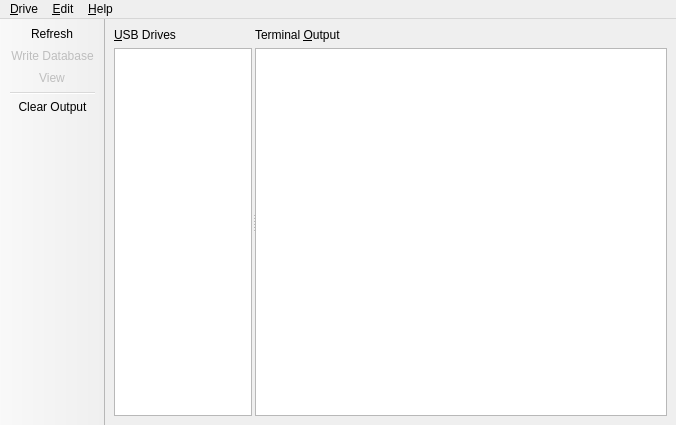
<?xml version="1.0" encoding="UTF-8"?>
<ui version="4.0">
 <class>MainWindow</class>
 <widget class="QMainWindow" name="MainWindow">
  <property name="geometry">
   <rect>
    <x>0</x>
    <y>0</y>
    <width>676</width>
    <height>425</height>
   </rect>
  </property>
  <property name="windowTitle">
   <string>Kenwood Database Generator</string>
  </property>
  <property name="windowIcon">
   <iconset resource="../appresources.qrc">
    <normaloff>:/icons/applicationIcon128</normaloff>:/icons/applicationIcon128</iconset>
  </property>
  <property name="unifiedTitleAndToolBarOnMac">
   <bool>true</bool>
  </property>
  <widget class="QWidget" name="centralwidget">
   <layout class="QHBoxLayout" name="horizontalLayout">
    <item>
     <widget class="QSplitter" name="splitter">
      <property name="orientation">
       <enum>Qt::Horizontal</enum>
      </property>
      <property name="handleWidth">
       <number>3</number>
      </property>
      <property name="childrenCollapsible">
       <bool>false</bool>
      </property>
      <widget class="QWidget" name="driveListContainer" native="true">
       <property name="sizePolicy">
        <sizepolicy hsizetype="Minimum" vsizetype="Preferred">
         <horstretch>1</horstretch>
         <verstretch>0</verstretch>
        </sizepolicy>
       </property>
       <property name="minimumSize">
        <size>
         <width>100</width>
         <height>0</height>
        </size>
       </property>
       <layout class="QVBoxLayout" name="driveListLayout">
        <property name="leftMargin">
         <number>0</number>
        </property>
        <property name="topMargin">
         <number>0</number>
        </property>
        <property name="rightMargin">
         <number>0</number>
        </property>
        <property name="bottomMargin">
         <number>0</number>
        </property>
        <item>
         <widget class="QLabel" name="driveListLabel">
          <property name="sizePolicy">
           <sizepolicy hsizetype="Preferred" vsizetype="Preferred">
            <horstretch>0</horstretch>
            <verstretch>0</verstretch>
           </sizepolicy>
          </property>
          <property name="minimumSize">
           <size>
            <width>0</width>
            <height>0</height>
           </size>
          </property>
          <property name="text">
           <string>&amp;USB Drives</string>
          </property>
          <property name="buddy">
           <cstring>driveList</cstring>
          </property>
         </widget>
        </item>
        <item>
         <widget class="QListView" name="driveList">
          <property name="sizePolicy">
           <sizepolicy hsizetype="Expanding" vsizetype="Expanding">
            <horstretch>0</horstretch>
            <verstretch>0</verstretch>
           </sizepolicy>
          </property>
          <property name="minimumSize">
           <size>
            <width>0</width>
            <height>0</height>
           </size>
          </property>
          <property name="baseSize">
           <size>
            <width>0</width>
            <height>0</height>
           </size>
          </property>
          <property name="editTriggers">
           <set>QAbstractItemView::NoEditTriggers</set>
          </property>
          <property name="showDropIndicator" stdset="0">
           <bool>false</bool>
          </property>
          <property name="iconSize">
           <size>
            <width>24</width>
            <height>24</height>
           </size>
          </property>
         </widget>
        </item>
       </layout>
      </widget>
      <widget class="QWidget" name="terminalLogContainer" native="true">
       <property name="sizePolicy">
        <sizepolicy hsizetype="Expanding" vsizetype="Preferred">
         <horstretch>3</horstretch>
         <verstretch>0</verstretch>
        </sizepolicy>
       </property>
       <property name="minimumSize">
        <size>
         <width>250</width>
         <height>0</height>
        </size>
       </property>
       <layout class="QVBoxLayout" name="terminalListLayout">
        <property name="spacing">
         <number>6</number>
        </property>
        <property name="leftMargin">
         <number>0</number>
        </property>
        <property name="topMargin">
         <number>0</number>
        </property>
        <property name="rightMargin">
         <number>0</number>
        </property>
        <property name="bottomMargin">
         <number>0</number>
        </property>
        <item>
         <widget class="QLabel" name="terminalLogLabel">
          <property name="sizePolicy">
           <sizepolicy hsizetype="Expanding" vsizetype="Preferred">
            <horstretch>3</horstretch>
            <verstretch>0</verstretch>
           </sizepolicy>
          </property>
          <property name="text">
           <string>Terminal &amp;Output</string>
          </property>
          <property name="buddy">
           <cstring>terminalLogWindow</cstring>
          </property>
         </widget>
        </item>
        <item>
         <widget class="QPlainTextEdit" name="terminalLogWindow">
          <property name="sizePolicy">
           <sizepolicy hsizetype="Expanding" vsizetype="Expanding">
            <horstretch>3</horstretch>
            <verstretch>0</verstretch>
           </sizepolicy>
          </property>
          <property name="minimumSize">
           <size>
            <width>250</width>
            <height>0</height>
           </size>
          </property>
          <property name="contextMenuPolicy">
           <enum>Qt::CustomContextMenu</enum>
          </property>
          <property name="documentTitle">
           <string/>
          </property>
          <property name="undoRedoEnabled">
           <bool>false</bool>
          </property>
          <property name="readOnly">
           <bool>true</bool>
          </property>
          <property name="plainText">
           <string/>
          </property>
         </widget>
        </item>
       </layout>
      </widget>
     </widget>
    </item>
   </layout>
  </widget>
  <widget class="QToolBar" name="toolBar">
   <property name="contextMenuPolicy">
    <enum>Qt::PreventContextMenu</enum>
   </property>
   <property name="windowTitle">
    <string>toolBar</string>
   </property>
   <property name="movable">
    <bool>false</bool>
   </property>
   <property name="floatable">
    <bool>false</bool>
   </property>
   <attribute name="toolBarArea">
    <enum>LeftToolBarArea</enum>
   </attribute>
   <attribute name="toolBarBreak">
    <bool>false</bool>
   </attribute>
   <addaction name="actionRefresh"/>
   <addaction name="actionWriteDatabase"/>
   <addaction name="actionViewDatabase"/>
   <addaction name="separator"/>
   <addaction name="actionClearLog"/>
  </widget>
  <widget class="QMenuBar" name="menuBar">
   <property name="geometry">
    <rect>
     <x>0</x>
     <y>0</y>
     <width>676</width>
     <height>30</height>
    </rect>
   </property>
   <widget class="QMenu" name="menuDrive">
    <property name="title">
     <string>&amp;Drive</string>
    </property>
    <addaction name="actionWriteDatabase"/>
    <addaction name="actionRefresh"/>
    <addaction name="actionViewDatabase"/>
    <addaction name="separator"/>
    <addaction name="actionQuit"/>
   </widget>
   <widget class="QMenu" name="menuEdit">
    <property name="title">
     <string>&amp;Edit</string>
    </property>
    <addaction name="actionClearLog"/>
    <addaction name="separator"/>
    <addaction name="actionPreferences"/>
   </widget>
   <widget class="QMenu" name="menuHelp">
    <property name="title">
     <string>&amp;Help</string>
    </property>
    <addaction name="actionAbout"/>
    <addaction name="actionViewOnGithub"/>
   </widget>
   <addaction name="menuDrive"/>
   <addaction name="menuEdit"/>
   <addaction name="menuHelp"/>
  </widget>
  <action name="actionRefresh">
   <property name="icon">
    <iconset resource="../appresources.qrc">
     <normaloff>:/actions/refresh</normaloff>:/actions/refresh</iconset>
   </property>
   <property name="text">
    <string>&amp;Refresh</string>
   </property>
   <property name="toolTip">
    <string>Refresh Drive List</string>
   </property>
   <property name="whatsThis">
    <string/>
   </property>
   <property name="shortcut">
    <string>Ctrl+R</string>
   </property>
  </action>
  <action name="actionWriteDatabase">
   <property name="enabled">
    <bool>false</bool>
   </property>
   <property name="icon">
    <iconset resource="../appresources.qrc">
     <normaloff>:/actions/write</normaloff>:/actions/write</iconset>
   </property>
   <property name="text">
    <string>&amp;Write Database</string>
   </property>
   <property name="toolTip">
    <string>Write Database to Drive</string>
   </property>
   <property name="shortcut">
    <string>Ctrl+W</string>
   </property>
  </action>
  <action name="actionViewDatabase">
   <property name="enabled">
    <bool>false</bool>
   </property>
   <property name="icon">
    <iconset resource="../appresources.qrc">
     <normaloff>:/actions/open</normaloff>:/actions/open</iconset>
   </property>
   <property name="text">
    <string>&amp;View Database</string>
   </property>
   <property name="iconText">
    <string>View</string>
   </property>
   <property name="toolTip">
    <string>View Database on Drive</string>
   </property>
  </action>
  <action name="actionAbout">
   <property name="icon">
    <iconset resource="../appresources.qrc">
     <normaloff>:/actions/info</normaloff>:/actions/info</iconset>
   </property>
   <property name="text">
    <string>&amp;About</string>
   </property>
  </action>
  <action name="actionClearLog">
   <property name="icon">
    <iconset resource="../appresources.qrc">
     <normaloff>:/actions/clear</normaloff>:/actions/clear</iconset>
   </property>
   <property name="text">
    <string>C&amp;lear Output</string>
   </property>
  </action>
  <action name="actionQuit">
   <property name="text">
    <string>&amp;Quit</string>
   </property>
   <property name="shortcut">
    <string>Ctrl+Q</string>
   </property>
  </action>
  <action name="actionPreferences">
   <property name="icon">
    <iconset resource="../appresources.qrc">
     <normaloff>:/actions/preferences</normaloff>:/actions/preferences</iconset>
   </property>
   <property name="text">
    <string>&amp;Preferences...</string>
   </property>
   <property name="iconText">
    <string>Preferences...</string>
   </property>
   <property name="toolTip">
    <string>Edit Preferences</string>
   </property>
   <property name="shortcut">
    <string>Ctrl+,</string>
   </property>
  </action>
  <action name="actionViewOnGithub">
   <property name="text">
    <string>&amp;View Repository on Github</string>
   </property>
   <property name="iconText">
    <string>View on Github</string>
   </property>
  </action>
 </widget>
 <resources>
  <include location="../appresources.qrc"/>
 </resources>
 <connections>
  <connection>
   <sender>actionRefresh</sender>
   <signal>triggered()</signal>
   <receiver>MainWindow</receiver>
   <slot>refreshActionTriggered()</slot>
   <hints>
    <hint type="sourcelabel">
     <x>-1</x>
     <y>-1</y>
    </hint>
    <hint type="destinationlabel">
     <x>301</x>
     <y>206</y>
    </hint>
   </hints>
  </connection>
  <connection>
   <sender>actionViewDatabase</sender>
   <signal>triggered()</signal>
   <receiver>MainWindow</receiver>
   <slot>viewDatabaseActionTriggered()</slot>
   <hints>
    <hint type="sourcelabel">
     <x>-1</x>
     <y>-1</y>
    </hint>
    <hint type="destinationlabel">
     <x>301</x>
     <y>206</y>
    </hint>
   </hints>
  </connection>
  <connection>
   <sender>terminalLogWindow</sender>
   <signal>customContextMenuRequested(QPoint)</signal>
   <receiver>MainWindow</receiver>
   <slot>terminalLogCustomContextMenuRequested(QPoint)</slot>
   <hints>
    <hint type="sourcelabel">
     <x>376</x>
     <y>237</y>
    </hint>
    <hint type="destinationlabel">
     <x>301</x>
     <y>206</y>
    </hint>
   </hints>
  </connection>
  <connection>
   <sender>actionClearLog</sender>
   <signal>triggered()</signal>
   <receiver>MainWindow</receiver>
   <slot>clearLogActionTriggered()</slot>
   <hints>
    <hint type="sourcelabel">
     <x>-1</x>
     <y>-1</y>
    </hint>
    <hint type="destinationlabel">
     <x>301</x>
     <y>206</y>
    </hint>
   </hints>
  </connection>
  <connection>
   <sender>actionWriteDatabase</sender>
   <signal>triggered()</signal>
   <receiver>MainWindow</receiver>
   <slot>writeDatabaseActionTriggered()</slot>
   <hints>
    <hint type="sourcelabel">
     <x>-1</x>
     <y>-1</y>
    </hint>
    <hint type="destinationlabel">
     <x>301</x>
     <y>206</y>
    </hint>
   </hints>
  </connection>
  <connection>
   <sender>actionAbout</sender>
   <signal>triggered()</signal>
   <receiver>MainWindow</receiver>
   <slot>aboutActionTriggered()</slot>
   <hints>
    <hint type="sourcelabel">
     <x>-1</x>
     <y>-1</y>
    </hint>
    <hint type="destinationlabel">
     <x>301</x>
     <y>206</y>
    </hint>
   </hints>
  </connection>
  <connection>
   <sender>actionQuit</sender>
   <signal>triggered()</signal>
   <receiver>MainWindow</receiver>
   <slot>close()</slot>
   <hints>
    <hint type="sourcelabel">
     <x>-1</x>
     <y>-1</y>
    </hint>
    <hint type="destinationlabel">
     <x>337</x>
     <y>212</y>
    </hint>
   </hints>
  </connection>
  <connection>
   <sender>actionViewOnGithub</sender>
   <signal>triggered()</signal>
   <receiver>MainWindow</receiver>
   <slot>viewOnGithubActionTriggered()</slot>
   <hints>
    <hint type="sourcelabel">
     <x>-1</x>
     <y>-1</y>
    </hint>
    <hint type="destinationlabel">
     <x>337</x>
     <y>212</y>
    </hint>
   </hints>
  </connection>
 </connections>
 <slots>
  <slot>refreshActionTriggered()</slot>
  <slot>viewDatabaseActionTriggered()</slot>
  <slot>terminalLogCustomContextMenuRequested(QPoint)</slot>
  <slot>clearLogActionTriggered()</slot>
  <slot>writeDatabaseActionTriggered()</slot>
  <slot>aboutActionTriggered()</slot>
  <slot>viewOnGithubActionTriggered()</slot>
 </slots>
</ui>
